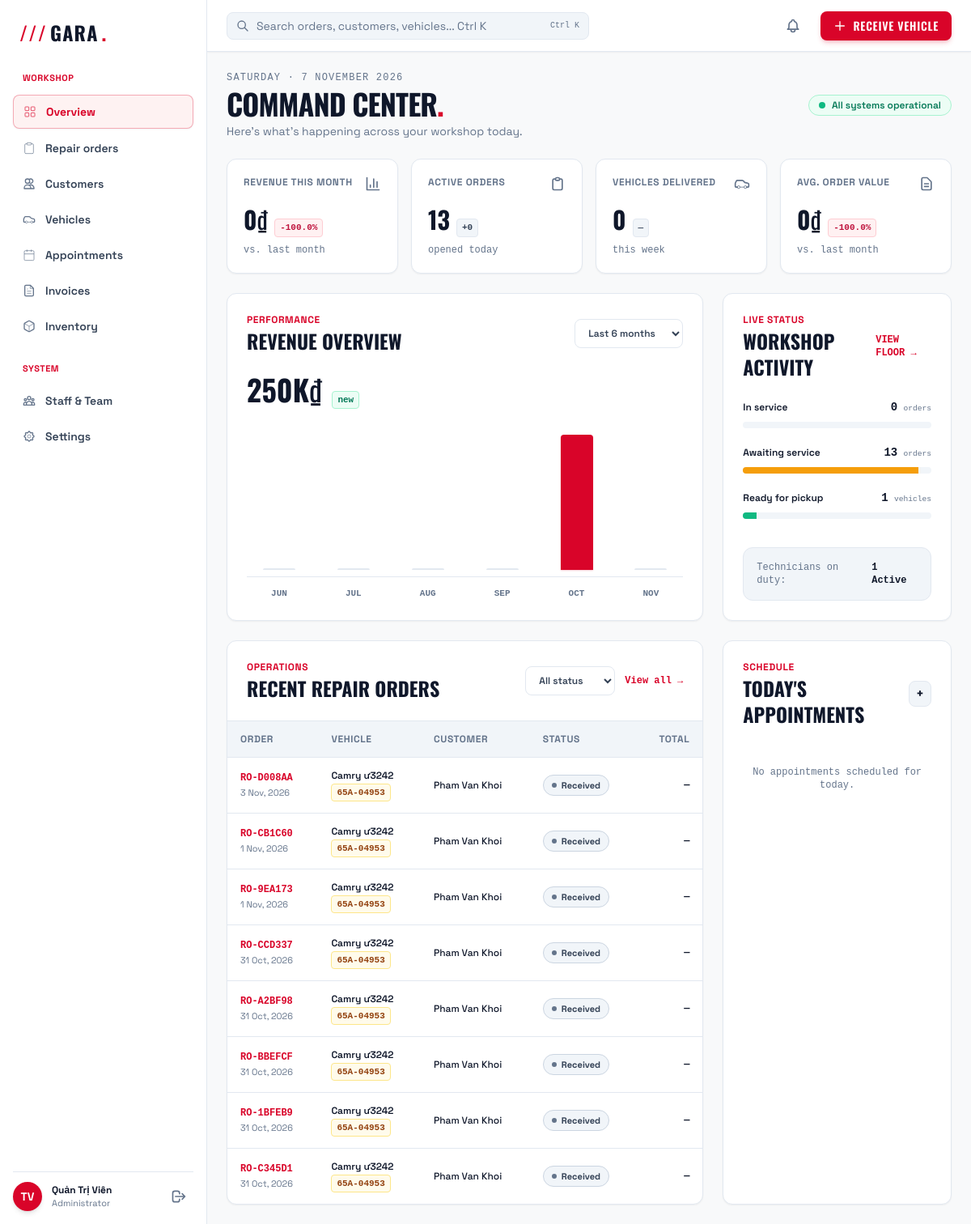
/src/modules/gara-management/index.php (signed in), run on the app's committed database.
### tables this page shows
CREATE TABLE `users` (
  `id` int(10) UNSIGNED NOT NULL,
  `role_id` int(10) UNSIGNED NOT NULL,
  `username` varchar(50) NOT NULL,
  `password` varchar(255) NOT NULL COMMENT 'Mật khẩu đã mã hóa password_hash()',
  `full_name` varchar(100) NOT NULL,
  `email` varchar(100) DEFAULT NULL,
  `phone` varchar(15) DEFAULT NULL,
  `is_active` tinyint(1) NOT NULL DEFAULT 1 COMMENT '1 = hoạt động, 0 = bị khóa/xóa mềm',
  `created_at` datetime NOT NULL DEFAULT current_timestamp(),
  `updated_at` datetime NOT NULL DEFAULT current_timestamp() ON UPDATE current_timestamp()
);

CREATE TABLE `roles` (
  `id` int(10) UNSIGNED NOT NULL,
  `name` varchar(50) NOT NULL COMMENT 'Admin | Receptionist | Technician',
  `description` varchar(255) DEFAULT NULL
);

CREATE TABLE `repair_orders` (
  `id` int(10) UNSIGNED NOT NULL,
  `order_code` varchar(20) NOT NULL COMMENT 'Mã phiếu công khai (VD: RO20261020-001)',
  `vehicle_id` int(10) UNSIGNED NOT NULL,
  `customer_id` int(11) DEFAULT NULL,
  `km_in` int(11) DEFAULT 0,
  `symptoms` text DEFAULT NULL,
  `note` text DEFAULT NULL,
  `appointment_id` int(10) UNSIGNED DEFAULT NULL,
  `receptionist_id` int(11) DEFAULT NULL,
  `technician_id` int(11) DEFAULT NULL,
  `assigned_to` int(10) UNSIGNED DEFAULT NULL COMMENT 'Thợ phụ trách',
  `received_at` datetime NOT NULL DEFAULT current_timestamp(),
  `odometer` int(10) UNSIGNED DEFAULT NULL,
  `customer_request` text NOT NULL COMMENT 'Yêu cầu sửa chữa của khách',
  `initial_condition` text DEFAULT NULL,
  `fuel_level` varchar(20) DEFAULT NULL,
  `intake_notes` text DEFAULT NULL,
  `service_type` varchar(50) DEFAULT 'repair',
  `expected_delivery` datetime DEFAULT NULL,
  `ev_notes` text DEFAULT NULL COMMENT 'Ghi chú pin/sạc cho xe điện',
  `estimated_cost` decimal(12,0) NOT NULL DEFAULT 0,
  `status` enum('received','diagnosing','repairing','inspecting','completed','delivered') NOT NULL DEFAULT 'received',
  `total_amount` decimal(15,2) NOT NULL DEFAULT 0.00,
  `discount_amount` decimal(15,2) NOT NULL DEFAULT 0.00,
  `final_amount` decimal(15,2) NOT NULL DEFAULT 0.00,
  `created_by` int(11) DEFAULT NULL,
  `is_stock_deducted` tinyint(1) NOT NULL DEFAULT 0 COMMENT '1 = đã trừ kho vật tư khi duyệt báo giá',
  `updated_at` datetime NOT NULL DEFAULT current_timestamp() ON UPDATE current_timestamp(),
  `created_at` datetime DEFAULT current_timestamp()
);

CREATE TABLE `vehicles` (
  `id` int(10) UNSIGNED NOT NULL,
  `customer_id` int(10) UNSIGNED NOT NULL,
  `license_plate` varchar(15) NOT NULL,
  `brand` varchar(50) NOT NULL,
  `model` varchar(100) DEFAULT NULL,
  `vin` varchar(50) DEFAULT NULL,
  `year` smallint(5) UNSIGNED DEFAULT NULL COMMENT 'Năm sản xuất',
  `color` varchar(50) DEFAULT NULL,
  `vin_number` varchar(100) DEFAULT NULL,
  `engine_number` varchar(100) DEFAULT NULL,
  `is_ev` tinyint(1) DEFAULT 0,
  `engine_type` enum('gasoline','ev','hybrid') NOT NULL DEFAULT 'gasoline',
  `odometer` int(10) UNSIGNED NOT NULL DEFAULT 0 COMMENT 'Số km hiện tại',
  `is_active` tinyint(1) NOT NULL DEFAULT 1 COMMENT '1 = hoạt động, 0 = xóa mềm',
  `created_at` datetime NOT NULL DEFAULT current_timestamp(),
  `updated_at` datetime NOT NULL DEFAULT current_timestamp() ON UPDATE current_timestamp()
);

CREATE TABLE `customers` (
  `id` int(10) UNSIGNED NOT NULL,
  `full_name` varchar(100) NOT NULL,
  `phone` varchar(15) NOT NULL COMMENT 'Dùng tra cứu tiến độ công khai',
  `email` varchar(100) DEFAULT NULL,
  `address` varchar(255) DEFAULT NULL,
  `is_active` tinyint(1) NOT NULL DEFAULT 1 COMMENT '1 = hoạt động, 0 = xóa mềm',
  `created_at` datetime NOT NULL DEFAULT current_timestamp(),
  `updated_at` datetime NOT NULL DEFAULT current_timestamp() ON UPDATE current_timestamp()
);

### src/modules/gara-management/index.php (the view, shortened to what the rows shown need)
<?php
require_once __DIR__ . '/../../includes/auth.php';
$staff = current_staff();
function q_all(string $sql, array $params = []): array
{
    $st = db()->prepare($sql);
    $st->execute($params);
    return $st->fetchAll();
}
function money(float $v): string
{
    return number_format($v, 0, '.', ',') . CURRENCY;
}
$q = trim((string) ($_GET['q'] ?? ''));
$sql = "SELECT ro.id, ro.order_code, ro.status, ro.created_at, v.license_plate, v.brand, v.model, c.full_name AS customer,
               (SELECT COALESCE(SUM(s.quantity * s.price), 0) FROM order_services s WHERE s.order_id = ro.id)
             + (SELECT COALESCE(SUM(p.quantity * p.price), 0) FROM order_parts p WHERE p.order_id = ro.id) AS total
        FROM repair_orders ro
        JOIN vehicles v ON v.id = ro.vehicle_id
        JOIN customers c ON c.id = v.customer_id";
$params = [];
$sql .= " ORDER BY ro.id DESC LIMIT 8";
$orders = q_all($sql, $params);
$status_map = [
    'received' => 'Received', 'pending' => 'Received', 'diagnosing' => 'Diagnosing', 'repairing' => 'Repairing',
    'inspecting' => 'Inspecting', 'completed' => 'Ready', 'delivered' => 'Delivered', 'cancelled' => 'Cancelled',
];
$status_key = static fn(string $s): string => $s === 'pending' || $s === '' ? 'received' : $s;
$status_badges = [
    'received'   => ['color' => 'bg-slate-100 text-slate-700 border-slate-300', 'dot' => 'bg-slate-500'],
    'diagnosing' => ['color' => 'bg-sky-50 text-sky-700 border-sky-200', 'dot' => 'bg-sky-500'],
    'repairing'  => ['color' => 'bg-amber-50 text-amber-700 border-amber-200', 'dot' => 'bg-amber-500'],
    'inspecting' => ['color' => 'bg-purple-50 text-purple-700 border-purple-200', 'dot' => 'bg-purple-500'],
    'completed'  => ['color' => 'bg-emerald-50 text-emerald-700 border-emerald-200', 'dot' => 'bg-emerald-500'],
    'delivered'  => ['color' => 'bg-blue-50 text-blue-700 border-blue-200', 'dot' => 'bg-blue-500'],
    'cancelled'  => ['color' => 'bg-rose-50 text-rose-700 border-rose-200', 'dot' => 'bg-rose-500'],
];
$userRole = $staff['role_name'] === 'Admin' ? 'Administrator' : ($staff['role_name'] ?? 'Staff');
$userName = $staff['full_name'] ?? 'Quản Trị Viên';
?>
<!DOCTYPE html>
<html lang="vi">
<head>
    <script src="https://cdn.tailwindcss.com"></script>
</head>
<body class="bg-brand-bg text-brand-secondary font-sans antialiased h-screen overflow-hidden flex selection:bg-brand-red selection:text-white">
    <aside class="w-64 bg-brand-surface border-r border-brand-border flex flex-col justify-between shrink-0 hidden md:flex h-full p-4 overflow-y-auto">
        <div class="space-y-4 pt-4">
            <div class="pt-3 flex items-center justify-between border-t border-brand-border">
                <div class="flex items-center gap-3">
                    <div class="truncate">
                        <div class="text-xs font-bold text-brand-dark truncate"><?= htmlspecialchars($userName) ?></div>
                        <div class="text-[11px] text-brand-muted truncate"><?= htmlspecialchars($userRole) ?></div>
                    </div>
                </div>
            </div>
        </div>
    </aside>
    <div class="flex-1 flex flex-col min-w-0 h-full overflow-hidden">
        <main class="flex-1 overflow-y-auto p-6 space-y-6">
            <div class="flex flex-col sm:flex-row sm:items-center justify-between gap-2">
                <div>
                    <h1 class="font-display text-4xl font-bold tracking-tight text-brand-dark uppercase">COMMAND CENTER<span class="text-brand-red">.</span></h1>
                </div>
            </div>
            <div class="grid grid-cols-1 lg:grid-cols-3 gap-6">
                <div class="lg:col-span-2 bg-brand-surface border border-brand-border rounded-xl p-6 space-y-6 shadow-sm">
                    <div class="flex items-center justify-between">
                        <div>
                            <h2 class="font-display text-2xl font-bold text-brand-dark uppercase mt-0.5">REVENUE OVERVIEW</h2>
                        </div>
                    </div>
                </div>
                <div class="bg-brand-surface border border-brand-border rounded-xl p-6 space-y-6 flex flex-col justify-between shadow-sm">
                    <div>
                        <div class="flex items-center justify-between">
                            <div>
                                <h2 class="font-display text-2xl font-bold text-brand-dark uppercase mt-0.5">WORKSHOP ACTIVITY</h2>
                            </div>
                        </div>
                    </div>
                </div>
            </div>
            <div class="grid grid-cols-1 lg:grid-cols-3 gap-6">
                <div class="lg:col-span-2 bg-brand-surface border border-brand-border rounded-xl overflow-hidden shadow-sm flex flex-col justify-between">
                    <div>
                        <div class="p-6 border-b border-brand-border flex flex-wrap items-center justify-between gap-4">
                            <div>
                                <h2 class="font-display text-2xl font-bold text-brand-dark uppercase mt-0.5"><?php echo $q !== '' ? 'SEARCH RESULTS' : 'RECENT REPAIR ORDERS'; ?></h2>
                            </div>
                        </div>
                        <?php if ($orders): ?>
                            <div class="overflow-x-auto">
                                <table class="w-full text-left border-collapse text-xs">
                                    <thead>
                                        <tr class="border-b border-brand-border bg-brand-surfaceAlt font-bold text-brand-muted uppercase tracking-wider">
                                            <th class="py-3.5 px-4">ORDER</th>
                                            <th class="py-3.5 px-4">VEHICLE</th>
                                            <th class="py-3.5 px-4">CUSTOMER</th>
                                            <th class="py-3.5 px-4">STATUS</th>
                                            <th class="py-3.5 px-4 text-right">TOTAL</th>
                                        </tr>
                                    </thead>
                                    <tbody id="ordersBody" class="divide-y divide-brand-border">
                                    <?php foreach ($orders as $o):
                                        $k = $status_key((string) $o['status']);
                                        $bStyle = $status_badges[$k] ?? ['color' => 'bg-slate-100 text-slate-700 border-slate-300', 'dot' => 'bg-slate-500'];
                                    ?>
                                        <tr data-status="<?php echo e($k); ?>" class="hover:bg-slate-50 transition border-b border-brand-border">
                                            <td class="py-3.5 px-4">
                                                <a href="../../../repair_orders_detail.php?id=<?php echo e($o['id']); ?>" class="font-mono font-bold text-brand-red hover:underline transition">
                                                    <?php echo e($o['order_code']); ?>
                                                </a>
                                                <div class="text-[11px] text-brand-muted mt-0.5"><?php echo e(date('j M, Y', strtotime($o['created_at']))); ?></div>
                                            </td>
                                            <td class="py-3.5 px-4">
                                                <div class="font-semibold text-brand-dark"><?php echo e(trim($o['brand'] . ' ' . $o['model'])); ?></div>
                                                <div class="font-mono text-[11px] text-amber-800 font-bold bg-amber-50 border border-amber-200 px-1.5 py-0.5 rounded inline-block mt-0.5"><?php echo e($o['license_plate']); ?></div>
                                            </td>
                                            <td class="py-3.5 px-4 text-brand-dark font-medium">
                                                <?php echo e($o['customer']); ?>
                                            </td>
                                            <td class="py-3.5 px-4">
                                                <span class="inline-flex items-center gap-1.5 px-2.5 py-1 rounded-full text-[11px] font-bold border <?php echo $bStyle['color']; ?>">
                                                    <span class="w-1.5 h-1.5 rounded-full <?php echo $bStyle['dot']; ?>"></span>
                                                    <?php echo e($status_map[$k] ?? ucfirst($k)); ?>
                                                </span>
                                            </td>
                                            <td class="py-3.5 px-4 text-right font-mono font-bold text-brand-dark">
                                                <?php echo (float) $o['total'] > 0 ? e(money((float) $o['total'])) : '&mdash;'; ?>
                                            </td>
                                        </tr>
                                    <?php endforeach; ?>
                                    </tbody>
                                </table>
                            </div>
                        <?php else: ?>
                            <p class="p-8 text-center text-brand-muted font-mono text-xs"><?php echo $q !== '' ? 'Nothing matches &ldquo;' . e($q) . '&rdquo;.' : 'No repair orders yet.'; ?></p>
                        <?php endif; ?>
                    </div>
                </div>
                <div class="bg-brand-surface border border-brand-border rounded-xl p-6 space-y-6 flex flex-col justify-between shadow-sm">
                    <div>
                        <div class="flex items-center justify-between">
                            <div>
                                <h2 class="font-display text-2xl font-bold text-brand-dark uppercase mt-0.5">TODAY'S APPOINTMENTS</h2>
                            </div>
                        </div>
                    </div>
                </div>
            </div>
        </main>
    </div>
</body>
</html>

### data on the page
users: full_name "Quản Trị Viên", role.name "Administrator"
repair_orders: order_code "RO-D008AA", created_at "3 Nov, 2026", vehicle.model "Camry ư3242", vehicle.license_plate "65A-04953", customer.full_name "Pham Van Khoi", status "Received"
repair_orders: order_code "RO-CB1C60", created_at "1 Nov, 2026", vehicle.model "Camry ư3242", vehicle.license_plate "65A-04953", customer.full_name "Pham Van Khoi", status "Received"
repair_orders: order_code "RO-9EA173", created_at "1 Nov, 2026", vehicle.model "Camry ư3242", vehicle.license_plate "65A-04953", customer.full_name "Pham Van Khoi", status "Received"
repair_orders: order_code "RO-CCD337", created_at "31 Oct, 2026", vehicle.model "Camry ư3242", vehicle.license_plate "65A-04953", customer.full_name "Pham Van Khoi", status "Received"
repair_orders: order_code "RO-A2BF98", created_at "31 Oct, 2026", vehicle.model "Camry ư3242", vehicle.license_plate "65A-04953", customer.full_name "Pham Van Khoi", status "Received"
repair_orders: order_code "RO-BBEFCF", created_at "31 Oct, 2026", vehicle.model "Camry ư3242", vehicle.license_plate "65A-04953", customer.full_name "Pham Van Khoi", status "Received"
repair_orders: order_code "RO-1BFEB9", created_at "31 Oct, 2026", vehicle.model "Camry ư3242", vehicle.license_plate "65A-04953", customer.full_name "Pham Van Khoi", status "Received"
repair_orders: order_code "RO-C345D1", created_at "31 Oct, 2026", vehicle.model "Camry ư3242", vehicle.license_plate "65A-04953", customer.full_name "Pham Van Khoi", status "Received"

### other printed values
$initials "TV"
$st['label'] "REVENUE THIS MONTH"
$st['value'] "0₫"
$pct "-100.0"
$st['note'] "vs. last month"
$st['label'] "ACTIVE ORDERS"
$st['value'] "13"
$st['delta'] "+0"
$st['note'] "opened today"
$st['label'] "VEHICLES DELIVERED"
$st['value'] "0"
$st['note'] "this week"
$st['label'] "AVG. ORDER VALUE"
money_short($chart_total) "250K₫"
$pt['label'] "JUN"
